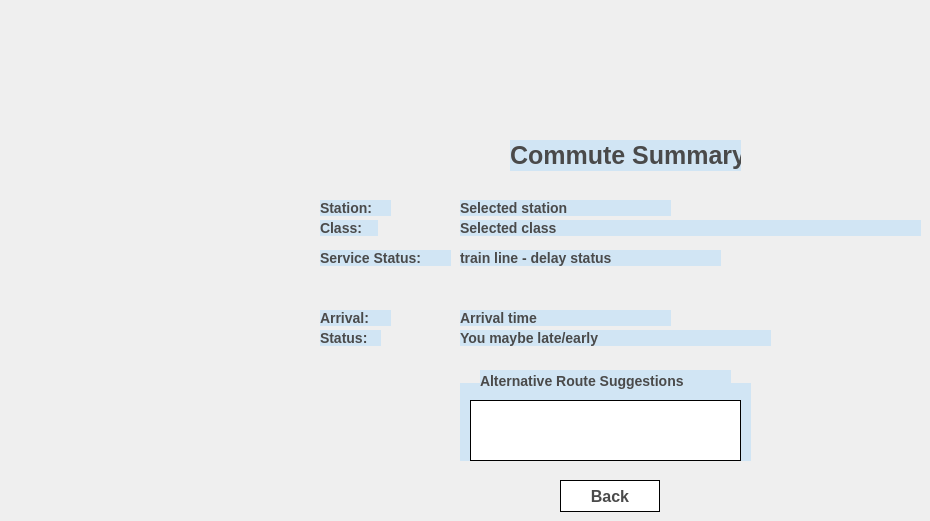
    <widget class="QWidget" name="resultPage">
     <widget class="QLabel" name="resultHeaderLabel">
      <property name="geometry">
       <rect>
        <x>510</x>
        <y>140</y>
        <width>231</width>
        <height>31</height>
       </rect>
      </property>
      <property name="styleSheet">
       <string notr="true">QLabel#resultHeaderLabel {
    /* Font: Blocky, Bold, and Big */
    font-size: 25px;
    font-weight: bold;
    font-family: &quot;Courier New&quot;, monospace; /* Use a monospaced font for a blocky look */
    
    /* Colors and Border for the &quot;Title Bar&quot; Look */
    color: #4A4A4A;             /* Dark gray text */
    background-color: #D1E5F4;  /* Light/White background */

}</string>
      </property>
      <property name="text">
       <string>Commute Summary</string>
      </property>
     </widget>
     <widget class="QLabel" name="stationTitleLabel">
      <property name="geometry">
       <rect>
        <x>320</x>
        <y>200</y>
        <width>71</width>
        <height>16</height>
       </rect>
      </property>
      <property name="styleSheet">
       <string notr="true">QLabel#stationTitleLabel {
    font-size: 14px;
    font-weight: bold;
    font-family: &quot;Courier New&quot;, monospace; 
    

    color: #4A4A4A;    
    background-color: #D1E5F4; 

}</string>
      </property>
      <property name="text">
       <string>Station:</string>
      </property>
     </widget>
     <widget class="QLabel" name="classTitleLabel">
      <property name="geometry">
       <rect>
        <x>320</x>
        <y>220</y>
        <width>58</width>
        <height>16</height>
       </rect>
      </property>
      <property name="styleSheet">
       <string notr="true">QLabel#classTitleLabel {
    font-size: 14px;
    font-weight: bold;
    font-family: &quot;Courier New&quot;, monospace; 
    

    color: #4A4A4A;    
    background-color: #D1E5F4; 

}</string>
      </property>
      <property name="text">
       <string>Class:</string>
      </property>
     </widget>
     <widget class="QLabel" name="statLabel">
      <property name="geometry">
       <rect>
        <x>320</x>
        <y>250</y>
        <width>131</width>
        <height>16</height>
       </rect>
      </property>
      <property name="styleSheet">
       <string notr="true">QLabel#statLabel {
    font-size: 14px;
    font-weight: bold;
    font-family: &quot;Courier New&quot;, monospace; 
    

    color: #4A4A4A;    
    background-color: #D1E5F4; 

}</string>
      </property>
      <property name="text">
       <string>Service Status:</string>
      </property>
     </widget>
     <widget class="QLabel" name="arrLabel">
      <property name="geometry">
       <rect>
        <x>320</x>
        <y>310</y>
        <width>71</width>
        <height>16</height>
       </rect>
      </property>
      <property name="styleSheet">
       <string notr="true">QLabel#arrLabel {
    font-size: 14px;
    font-weight: bold;
    font-family: &quot;Courier New&quot;, monospace; 
    

    color: #4A4A4A;    
    background-color: #D1E5F4; 

}</string>
      </property>
      <property name="text">
       <string>Arrival:</string>
      </property>
     </widget>
     <widget class="QLabel" name="label_9">
      <property name="geometry">
       <rect>
        <x>320</x>
        <y>330</y>
        <width>61</width>
        <height>16</height>
       </rect>
      </property>
      <property name="styleSheet">
       <string notr="true">QLabel#label_9 {
    font-size: 14px;
    font-weight: bold;
    font-family: &quot;Courier New&quot;, monospace; 
    

    color: #4A4A4A;    
    background-color: #D1E5F4; 

}</string>
      </property>
      <property name="text">
       <string>Status:</string>
      </property>
     </widget>
     <widget class="QLabel" name="stationResultLabel">
      <property name="geometry">
       <rect>
        <x>460</x>
        <y>200</y>
        <width>211</width>
        <height>16</height>
       </rect>
      </property>
      <property name="styleSheet">
       <string notr="true">QLabel#stationResultLabel {
    font-size: 14px;
    font-weight: bold;
    font-family: &quot;Courier New&quot;, monospace; 
    

    color: #4A4A4A;    
    background-color: #D1E5F4; 

}</string>
      </property>
      <property name="text">
       <string>Selected station</string>
      </property>
     </widget>
     <widget class="QLabel" name="classResultLabel">
      <property name="geometry">
       <rect>
        <x>460</x>
        <y>220</y>
        <width>461</width>
        <height>16</height>
       </rect>
      </property>
      <property name="styleSheet">
       <string notr="true">QLabel#classResultLabel {
    font-size: 14px;
    font-weight: bold;
    font-family: &quot;Courier New&quot;, monospace; 
    

    color: #4A4A4A;    
    background-color: #D1E5F4; 

}</string>
      </property>
      <property name="text">
       <string>Selected class</string>
      </property>
     </widget>
     <widget class="QLabel" name="serviceStatusLabel">
      <property name="geometry">
       <rect>
        <x>460</x>
        <y>250</y>
        <width>261</width>
        <height>16</height>
       </rect>
      </property>
      <property name="styleSheet">
       <string notr="true">QLabel#serviceStatusLabel {
    font-size: 14px;
    font-weight: bold;
    font-family: &quot;Courier New&quot;, monospace; 
    

    color: #4A4A4A;    
    background-color: #D1E5F4; 

}</string>
      </property>
      <property name="text">
       <string>train line - delay status</string>
      </property>
     </widget>
     <widget class="QLabel" name="arrivalTimeLabel">
      <property name="geometry">
       <rect>
        <x>460</x>
        <y>310</y>
        <width>211</width>
        <height>16</height>
       </rect>
      </property>
      <property name="styleSheet">
       <string notr="true">QLabel#arrivalTimeLabel {
    font-size: 14px;
    font-weight: bold;
    font-family: &quot;Courier New&quot;, monospace; 
    

    color: #4A4A4A;    
    background-color: #D1E5F4; 

}</string>
      </property>
      <property name="text">
       <string>Arrival time </string>
      </property>
     </widget>
     <widget class="QLabel" name="arrivalStatusLabel">
      <property name="geometry">
       <rect>
        <x>460</x>
        <y>330</y>
        <width>311</width>
        <height>16</height>
       </rect>
      </property>
      <property name="styleSheet">
       <string notr="true">QLabel#arrivalStatusLabel {
    font-size: 14px;
    font-weight: bold;
    font-family: &quot;Courier New&quot;, monospace; 
    

    color: #4A4A4A;    
    background-color: #D1E5F4; 

}</string>
      </property>
      <property name="text">
       <string>You maybe late/early</string>
      </property>
     </widget>
     <widget class="QGroupBox" name="alternativeGroupBox">
      <property name="geometry">
       <rect>
        <x>460</x>
        <y>370</y>
        <width>291</width>
        <height>91</height>
       </rect>
      </property>
      <property name="styleSheet">
       <string notr="true">QGroupBox#alternativeGroupBox {
/* 1. AGGRESSIVE FONT OVERRIDE on the main container
* This uses a generic monospace font that MUST be available
* on your system, forcing it to inherit.
*/
qproperty-font: &quot;monospace, 13pt, bold&quot;;

background-color: #D1E5F4;
border-radius: 0px;
margin-top: 13px;
padding-top: 1px;


}

QGroupBox#alternativeGroupBox::title {
/* 2. RE-AFFIRM the specific size and weight on the title sub-control */
subcontrol-origin: margin;
subcontrol-position: top center;
padding: 5px 15px;

/* Using 'inherit' on font-family here can sometimes grab the qproperty setting */
font-family: inherit; 
font-size: 13px;
font-weight: bold;

color: #4A4A4A;
background-color: #D1E5F4;
border: 0px solid #000000;
border-radius: 0px;

}</string>
      </property>
      <property name="title">
       <string/>
      </property>
     </widget>
     <widget class="QPushButton" name="backToHomeButton">
      <property name="geometry">
       <rect>
        <x>560</x>
        <y>480</y>
        <width>100</width>
        <height>32</height>
       </rect>
      </property>
      <property name="styleSheet">
       <string notr="true">QPushButton {
    /* 1. Size Increase (Bigger Button) */
    padding: 4px 13px;             /* Increased padding to make the button area bigger */
    font-size: 16px;                /* Slightly larger font size */
    
    /* 2. Colors: White Background */
    background-color: #FFFFFF;      /* Pure White background */
    color: #4A4A4A;                 /* Dark gray text (keeps the retro dark outline text) */
    
    /* 3. Border and Font (Same as before) */
    border: 1px solid #000000;      /* Thick black border */
    border-radius: 0px;             /* Sharp corners */
    font-family: &quot;Courier New&quot;, monospace;
    font-weight: 500;
}

/* 4. Pressed State (Ensures the click animation still works with the new color) */
QPushButton:pressed {
    /* Slightly darker gray/off-white when pressed */
    background-color: #E0E0E0; 
    
    /* Shift the button's content to simulate a physical click */
    padding: 18px 27px 12px 33px; /* Adjusted padding values for the new size */
}
</string>
      </property>
      <property name="text">
       <string>Back</string>
      </property>
     </widget>
     <widget class="QLabel" name="label_6">
      <property name="geometry">
       <rect>
        <x>480</x>
        <y>370</y>
        <width>251</width>
        <height>21</height>
       </rect>
      </property>
      <property name="styleSheet">
       <string notr="true">QLabel#label_6 {
    font-size: 14px;
    font-weight: bold;
    font-family: &quot;Courier New&quot;, monospace; 
    

    color: #4A4A4A;    
    background-color: #D1E5F4; 

}</string>
      </property>
      <property name="text">
       <string>Alternative Route Suggestions</string>
      </property>
     </widget>
     <widget class="QListWidget" name="alternativeRoutesListWidget">
      <property name="geometry">
       <rect>
        <x>470</x>
        <y>400</y>
        <width>271</width>
        <height>61</height>
       </rect>
      </property>
      <property name="styleSheet">
       <string notr="true">QListWidget {
background-color: #FFFFFF; 
border: 0.5px solid #000000;     
border-radius: 0px;
padding: 3px;
}

QListWidget::item {
font-family: &quot;Courier New&quot;, monospace;
font-size: 12px;
font-weight: 300;
color: #4A4A4A;   

background-color: #FFFFFF; 
padding: 3px; 


}

QListWidget::item:selected {
font-family: &quot;Courier New&quot;, monospace;
font-size: 12px;
background-color: #D1E5F4;
color: #4A4A4A;     
}</string>
      </property>
     </widget>
    </widget>
